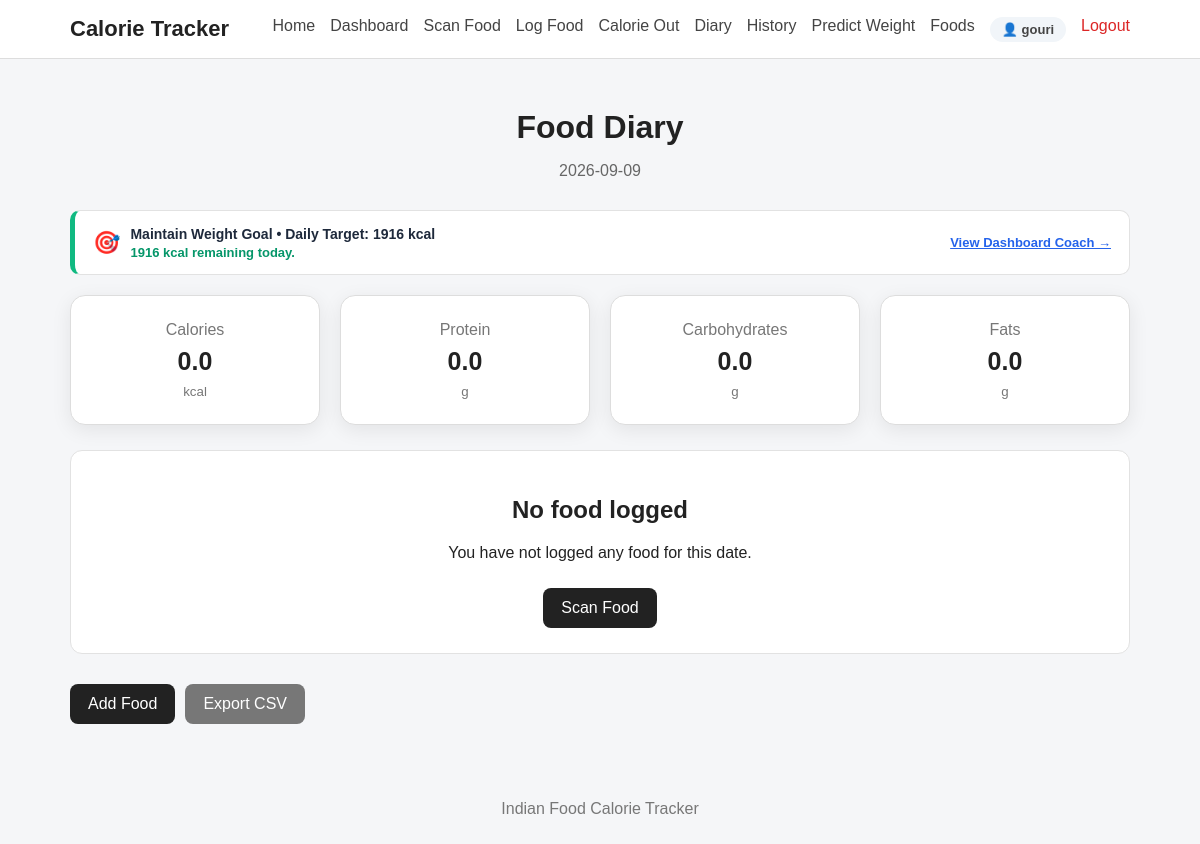
The page /diary (signed in) on the database as committed earlier.
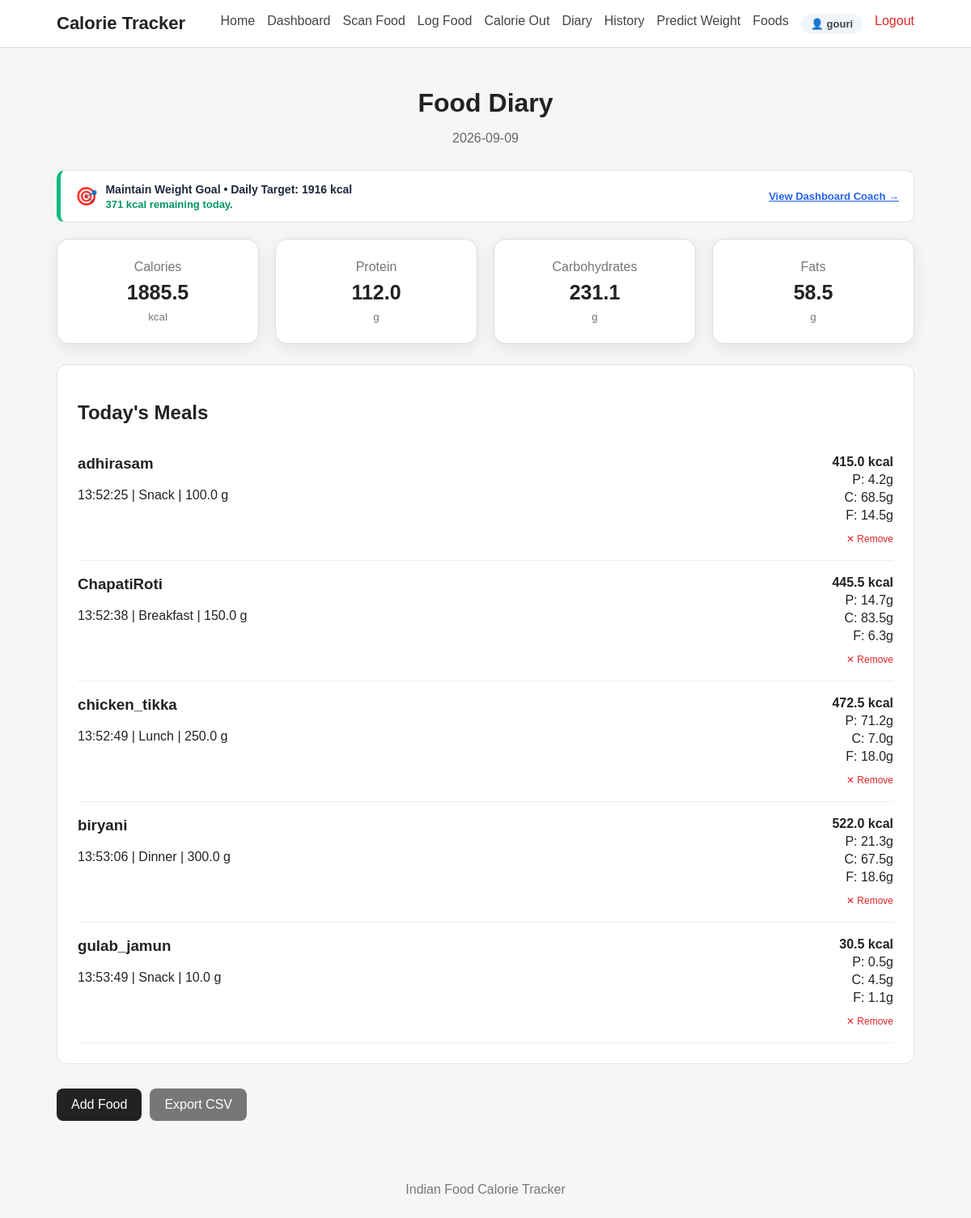
The same page on the database as committed later.
### tables this page shows
CREATE TABLE users (
            id INTEGER PRIMARY KEY AUTOINCREMENT,
            username TEXT NOT NULL,
            email TEXT NOT NULL UNIQUE,
            password_hash TEXT NOT NULL,
            created_at TIMESTAMP DEFAULT CURRENT_TIMESTAMP
        );

CREATE TABLE calorie_in_records (
            id INTEGER PRIMARY KEY AUTOINCREMENT,
            user_id INTEGER NOT NULL,
            dish_name TEXT NOT NULL,
            quantity REAL NOT NULL,
            meal_type TEXT,
            calories REAL DEFAULT 0.0,
            carbohydrates REAL DEFAULT 0.0,
            protein REAL DEFAULT 0.0,
            fats REAL DEFAULT 0.0,
            free_sugar REAL DEFAULT 0.0,
            fibre REAL DEFAULT 0.0,
            sodium REAL DEFAULT 0.0,
            calcium REAL DEFAULT 0.0,
            iron REAL DEFAULT 0.0,
            vitamin_c REAL DEFAULT 0.0,
            folate REAL DEFAULT 0.0,
            notes TEXT DEFAULT '',
            recorded_date TEXT NOT NULL,
            recorded_time TEXT,
            created_at TIMESTAMP DEFAULT CURRENT_TIMESTAMP,
            FOREIGN KEY (user_id) REFERENCES users(id) ON DELETE CASCADE
        );

### app.py (the view)
@app.route("/diary")
@login_required
def diary():
    user_id = session.get("user_id")
    today = datetime.now().strftime(
        "%Y-%m-%d"
    )
    entries = get_diary_by_date_user(
        user_id,
        today
    )
    totals = calculate_totals(
        entries
    )
    coach = get_daily_calorie_coach(
        user_id,
        today
    )
    return render_template(
        "diary.html",
        entries=entries,
        totals=totals,
        date=today,
        coach=coach
    )

### app.py (called while the page is built)
def login_required(view_func):
    @wraps(view_func)
    def wrapped_view(*args, **kwargs):
        if not session.get("user_id"):
            flash("Please log in to access this page.", "error")
            return redirect(url_for("login", next=request.path))
        return view_func(*args, **kwargs)
    return wrapped_view

@app.context_processor
def inject_user():
    user_id = session.get("user_id")
    if user_id:
        user = get_user_by_id(user_id)
        if user:
            return {"current_user": user, "logged_in": True}
    return {"current_user": None, "logged_in": False}

### database.py (called while the page is built)
def get_connection():
    connection = sqlite3.connect(
        DATABASE_PATH
    )
    connection.row_factory = sqlite3.Row
    connection.execute("PRAGMA foreign_keys = ON")
    return connection

def get_user_by_id(user_id):
    connection = get_connection()
    cursor = connection.cursor()
    cursor.execute("SELECT * FROM users WHERE id = ?", (user_id,))
    user = cursor.fetchone()
    connection.close()
    return user

def get_user_profile(user_id):
    connection = get_connection()
    cursor = connection.cursor()
    cursor.execute("SELECT * FROM user_profiles WHERE user_id = ?", (user_id,))
    profile = cursor.fetchone()
    connection.close()
    return profile

def get_latest_weight(user_id):
    connection = get_connection()
    cursor = connection.cursor()
    cursor.execute("""
        SELECT * FROM weight_records
        WHERE user_id = ?
        ORDER BY recorded_date DESC, created_at DESC
        LIMIT 1
    """, (user_id,))
    record = cursor.fetchone()
    connection.close()
    return record

def format_calorie_in_row(row):
    if row is None:
        return None
    d = dict(row)
    d["weight"] = d.get("quantity", 0.0)
    d["date"] = d.get("recorded_date", "")
    d["time"] = d.get("recorded_time", "")
    d["nutrition"] = {
        "Calories (kcal)": d.get("calories", 0.0),
        "Protein (g)": d.get("protein", 0.0),
        "Carbohydrates (g)": d.get("carbohydrates", 0.0),
        "Fats (g)": d.get("fats", 0.0),
        "Free Sugar (g)": d.get("free_sugar", 0.0),
        "Fibre (g)": d.get("fibre", 0.0),
        "Sodium (mg)": d.get("sodium", 0.0),
        "Calcium (mg)": d.get("calcium", 0.0),
        "Iron (mg)": d.get("iron", 0.0),
        "Vitamin C (mg)": d.get("vitamin_c", 0.0),
        "Folate (µg)": d.get("folate", 0.0)
    }
    return d

### templates/diary.html (shortened to what this page needs)
{% extends "base.html" %}
{% block content %}
<div class="page-header">
    <h1>
        Food Diary
    </h1>
    <p>
        {{ date }}
    </p>
</div>
{% if coach and coach.has_profile %}
<div class="card" style="margin-bottom: 20px; border-left: 5px solid {% if coach.is_over_budget %}#ef4444{% else %}#10b981{% endif %}; background: #ffffff; padding: 14px 18px; border-radius: 10px; display: flex; flex-wrap: wrap; justify-content: space-between; align-items: center; gap: 12px;">
    <div style="display: flex; align-items: center; gap: 10px;">
        <span style="font-size: 22px;">{% if coach.is_over_budget %}⚠️{% else %}🎯{% endif %}</span>
        <div>
            <strong style="color: #1e293b; font-size: 14px;">
                {{ coach.goal }} Goal &bull; Daily Target: {{ "%.0f"|format(coach.daily_target) }} kcal
            </strong>
            <p style="margin: 2px 0 0; font-size: 13px; color: {% if coach.is_over_budget %}#dc2626{% else %}#059669{% endif %}; font-weight: 600;">
                {% if coach.is_over_budget %}
                    Over budget by {{ "%.0f"|format(coach.excess_calories) }} kcal! Check Dashboard for activity burn-off suggestions.
                {% else %}
                    {{ "%.0f"|format(coach.remaining) }} kcal remaining today.
                {% endif %}
            </p>
        </div>
    </div>
    <div style="display: flex; gap: 10px;">
        <a href="{{ url_for('dashboard') }}" style="font-size: 13px; color: #2563eb; text-decoration: underline; font-weight: 600; align-self: center;">
            View Dashboard Coach &rarr;
        </a>
    </div>
</div>
{% endif %}
<div class="summary-grid">
    <div class="summary-card">
        <span>
            Calories
        </span>
        <strong>
            {{ "%.1f"|format(
                totals["Calories (kcal)"]
            ) }}
        </strong>
        <small>
            kcal
        </small>
    </div>
    <div class="summary-card">
        <span>
            Protein
        </span>
        <strong>
            {{ "%.1f"|format(
                totals["Protein (g)"]
            ) }}
        </strong>
        <small>
            g
        </small>
    </div>
    <div class="summary-card">
        <span>
            Carbohydrates
        </span>
        <strong>
            {{ "%.1f"|format(
                totals["Carbohydrates (g)"]
            ) }}
        </strong>
        <small>
            g
        </small>
    </div>
    <div class="summary-card">
        <span>
            Fats
        </span>
        <strong>
            {{ "%.1f"|format(
                totals["Fats (g)"]
            ) }}
        </strong>
        <small>
            g
        </small>
    </div>
</div>
{% if entries %}
<div class="card">
    <h2>
        Today's Meals
    </h2>
    {% for entry in entries %}
    <div class="diary-entry">
        <div>
            <h3>
                {{ entry.dish_name }}
            </h3>
            <p>
                {{ entry.time }}
                |
                {{ entry.meal_type|capitalize }}
                |
                {{ entry.weight }} g
            </p>
        </div>
        <div class="nutrition-small">
            <strong>
                {{ "%.1f"|format(
                    entry.nutrition[
                        "Calories (kcal)"
                    ]
                ) }}
                kcal
            </strong>
            <span>
                P:
                {{ "%.1f"|format(
                    entry.nutrition[
                        "Protein (g)"
                    ]
                ) }}g
            </span>
            <span>
                C:
                {{ "%.1f"|format(
                    entry.nutrition[
                        "Carbohydrates (g)"
                    ]
                ) }}g
            </span>
            <span>
                F:
                {{ "%.1f"|format(
                    entry.nutrition[
                        "Fats (g)"
                    ]
                ) }}g
            </span>
            {% if entry.id %}
            <form action="{{ url_for('delete_food', record_id=entry.id) }}" method="POST" style="margin-top:6px;" onsubmit="return confirm('Remove this food entry?');">
                <button type="submit" style="background:none; border:none; color:#dc2626; font-size:12px; cursor:pointer; padding:0;">
                    ✕ Remove
                </button>
            </form>
            {% endif %}
        </div>
    </div>
    {% endfor %}
</div>
{% else %}
<div class="card empty-state">
    <h2>
        No food logged
    </h2>
    <p>
        You have not logged any food for this date.
    </p>
    <a
        href="{{ url_for('food_scan') }}"
        class="button"
    >
        Scan Food
    </a>
</div>
{% endif %}
<div class="action-row">
    <a
        href="{{ url_for('log_food') }}"
        class="button"
    >
        Add Food
    </a>
    <a
        href="{{ url_for('export_diary') }}"
        class="button secondary"
    >
        Export CSV
    </a>
</div>
{% endblock %}

### templates/base.html (shortened to what this page needs)
<!DOCTYPE html>
<html lang="en">
<head>
    <link
        rel="stylesheet"
        href="{{ url_for('static', filename='css/style.css') }}"
    >
</head>
<body>
<nav class="navbar">
    <div class="nav-container">
        <a
            href="{{ url_for('home') }}"
            class="logo"
        >
            Calorie Tracker
        </a>
        <div class="nav-links">
            <a href="{{ url_for('home') }}">
                Home
            </a>
            {% if logged_in %}
                <a href="{{ url_for('dashboard') }}">
                    Dashboard
                </a>
                <a href="{{ url_for('food_scan') }}">
                    Scan Food
                </a>
                <a href="{{ url_for('log_food') }}">
                    Log Food
                </a>
                <a href="{{ url_for('calorie_out') }}">
                    Calorie Out
                </a>
                <a href="{{ url_for('diary') }}">
                    Diary
                </a>
                <a href="{{ url_for('history') }}">
                    History
                </a>
                <a href="{{ url_for('predict_weight') }}">
                    Predict Weight
                </a>
                <a href="{{ url_for('foods') }}">
                    Foods
                </a>
                <a href="{{ url_for('profile') }}" class="nav-user-badge">
                    👤 {{ current_user['username'] if current_user else 'Profile' }}
                </a>
                <a href="{{ url_for('logout') }}" class="nav-link-logout">
                    Logout
                </a>
            {% endif %}
        </div>
    </div>
</nav>
<main class="container">
    {% block content %}
    {% endblock %}
</main>
<footer>
    <p>
        Indian Food Calorie Tracker
    </p>
</footer>
</body>
</html>

### static/css/style.css (style rules this page uses)
* { box-sizing: border-box; }
body { margin: 0; font-family: Arial, sans-serif; background: #f5f6f8; color: #222; }
.navbar { background: #ffffff; border-bottom: 1px solid #ddd; }
.nav-container { max-width: 1100px; margin: auto; padding: 16px 20px; display: flex; justify-content: space-between; align-items: center; gap: 20px; }
.logo { font-size: 22px; font-weight: bold; text-decoration: none; color: #222; }
.nav-links { display: flex; flex-wrap: wrap; gap: 15px; }
.nav-links a { text-decoration: none; color: #444; }
.container { max-width: 1100px; margin: auto; padding: 30px 20px; }
.button { display: inline-block; padding: 11px 18px; background: #222; color: white; text-decoration: none; border: none; border-radius: 8px; cursor: pointer; margin-top: 10px; }
.button.secondary { background: #777; }
.card { background: white; padding: 25px; margin-bottom: 20px; border-radius: 12px; border: 1px solid #e2e2e2; }
.page-header { margin-bottom: 25px; }
.summary-grid { display: grid; grid-template-columns: repeat(4, 1fr); gap: 15px; margin-bottom: 20px; }
.summary-card { background: white; border: 1px solid #ddd; border-radius: 10px; padding: 20px; }
.summary-card span, .summary-card small { display: block; color: #777; }
.summary-card strong { display: block; font-size: 25px; margin: 8px 0; }
.diary-entry { display: flex; justify-content: space-between; gap: 20px; padding: 18px 0; border-bottom: 1px solid #eee; }
.diary-entry h3 { margin-top: 0; }
.nutrition-small { display: flex; flex-direction: column; align-items: flex-end; gap: 4px; }
.action-row { display: flex; gap: 10px; flex-wrap: wrap; }
footer { text-align: center; padding: 30px; color: #777; }
.page-header { text-align: center; margin-bottom: 30px; }
.page-header h1 { margin-top: 20px; margin-bottom: 10px; }
.page-header p { color: #666; }
.summary-grid { display: grid; grid-template-columns: repeat(auto-fit, minmax(220px, 1fr)); gap: 20px; margin-bottom: 25px; }
.summary-card { background: white; padding: 25px; border-radius: 15px; text-align: center; box-shadow: 0 5px 20px rgba(0, 0, 0, 0.08); }
.nav-user-badge { display: inline-flex; align-items: center; gap: 6px; background: #f1f5f9; padding: 5px 12px; border-radius: 20px; font-weight: 600; font-size: 13px; color: #334155; }
.nav-link-logout { color: #dc2626 !important; font-weight: 500; }

Rows that differ between the two databases and show on the page:
added calorie_in_records: dish_name "adhirasam", time "13:52:25", meal_type "Snack", weight "100.0", calories "415.0", protein "4.2", carbohydrates "68.5", fats "14.5"
added calorie_in_records: dish_name "ChapatiRoti", time "13:52:38", meal_type "Breakfast", weight "150.0", calories "445.5", protein "14.7", carbohydrates "83.5", fats "6.3"
added calorie_in_records: dish_name "chicken_tikka", time "13:52:49", meal_type "Lunch", weight "250.0", calories "472.5", protein "71.2", carbohydrates "7.0", fats "18.0"
added calorie_in_records: dish_name "biryani", time "13:53:06", meal_type "Dinner", weight "300.0", calories "522.0", protein "21.3", carbohydrates "67.5", fats "18.6"
added calorie_in_records: dish_name "gulab_jamun", time "13:53:49", meal_type "Snack", weight "10.0", calories "30.5", protein "0.5", carbohydrates "4.5", fats "1.1"
Other text that changed with them:
{{ "%.0f"|format(coach.remaining) }}: "1916" → "371"
{{ "%.1f"|format(
                totals["Calories (kcal)"]
            ) }}: "0.0" → "1885.5"
{{ "%.1f"|format(
                totals["Protein (g)"]
            ) }}: "0.0" → "112.0"
{{ "%.1f"|format(
                totals["Fats (g)"]
            ) }}: "0.0" → "58.5"
text no longer shown: "0.0 No food logged You have not logged any food for this date. Scan Food"
text now shown: "231.1 Today's Meals"
